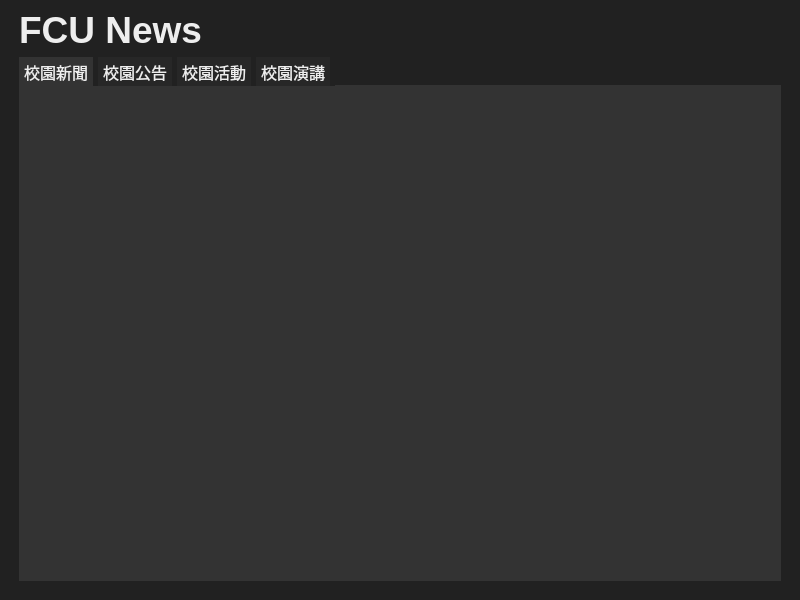
<?xml version="1.0" encoding="UTF-8"?>
<ui version="4.0">
 <class>MainWindow</class>
 <widget class="QMainWindow" name="MainWindow">
  <property name="geometry">
   <rect>
    <x>0</x>
    <y>0</y>
    <width>800</width>
    <height>600</height>
   </rect>
  </property>
  <property name="minimumSize">
   <size>
    <width>800</width>
    <height>600</height>
   </size>
  </property>
  <property name="font">
   <font>
    <family>Microsoft JhengHei UI</family>
    <pointsize>20</pointsize>
    <weight>75</weight>
    <bold>true</bold>
   </font>
  </property>
  <property name="windowTitle">
   <string>FCU_NEWS</string>
  </property>
  <property name="autoFillBackground">
   <bool>false</bool>
  </property>
  <property name="styleSheet">
   <string notr="true"/>
  </property>
  <property name="animated">
   <bool>true</bool>
  </property>
  <widget class="QWidget" name="centralwidget">
   <property name="styleSheet">
    <string notr="true">background-color: #212121</string>
   </property>
   <layout class="QGridLayout" name="gridLayout">
    <item row="1" column="0">
     <layout class="QVBoxLayout" name="verticalLayout">
      <property name="leftMargin">
       <number>10</number>
      </property>
      <property name="topMargin">
       <number>0</number>
      </property>
      <property name="rightMargin">
       <number>10</number>
      </property>
      <property name="bottomMargin">
       <number>10</number>
      </property>
      <item>
       <widget class="QLabel" name="title">
        <property name="font">
         <font>
          <family>Microsoft JhengHei UI</family>
          <pointsize>28</pointsize>
          <weight>75</weight>
          <bold>true</bold>
         </font>
        </property>
        <property name="styleSheet">
         <string notr="true">color: #eee</string>
        </property>
        <property name="text">
         <string>FCU News</string>
        </property>
       </widget>
      </item>
      <item>
       <widget class="QTabWidget" name="tabWidget">
        <property name="font">
         <font>
          <family>Microsoft JhengHei UI</family>
          <pointsize>12</pointsize>
         </font>
        </property>
        <property name="styleSheet">
         <string notr="true">QTabWidget::pane {
  border: none;
  top:-1px; 
  background: #333;
} 

QTabBar::tab {
  color: #eee;
  background: #272727;; 
  border: none; 
  padding: 5px;
  margin-right: 5px;
} 

QTabBar::tab:hover {
  background: #333;
}

QTabBar::tab:selected { 
  color: #eee;
  background: #333; 
}

QTabBar::tab:selected:hover {
}</string>
        </property>
        <property name="tabShape">
         <enum>QTabWidget::Rounded</enum>
        </property>
        <property name="currentIndex">
         <number>0</number>
        </property>
        <property name="elideMode">
         <enum>Qt::ElideNone</enum>
        </property>
        <property name="usesScrollButtons">
         <bool>false</bool>
        </property>
        <widget class="QWidget" name="tab_news">
         <property name="enabled">
          <bool>true</bool>
         </property>
         <property name="font">
          <font>
           <kerning>false</kerning>
          </font>
         </property>
         <property name="styleSheet">
          <string notr="true">background: #333</string>
         </property>
         <attribute name="title">
          <string>校園新聞</string>
         </attribute>
         <layout class="QVBoxLayout" name="verticalLayout_3">
          <item>
           <widget class="QListView" name="list_news">
            <property name="font">
             <font>
              <family>Microsoft JhengHei UI</family>
              <pointsize>14</pointsize>
             </font>
            </property>
            <property name="styleSheet">
             <string notr="true">QListView {
	border: none;
}

QListView::item {
	color: #eee
}

QListView::item:alternate {
    background: #444;
}

QListView::item:selected {
    border: 1px solid #6a6ea9;
}

QListView::item:selected:!active {
    background: #444;
}

QListView::item:selected:active {
    background: #444;
}

QListView::item:hover {
    background: #555;
}</string>
            </property>
            <property name="verticalScrollBarPolicy">
             <enum>Qt::ScrollBarAlwaysOff</enum>
            </property>
            <property name="horizontalScrollBarPolicy">
             <enum>Qt::ScrollBarAlwaysOff</enum>
            </property>
            <property name="alternatingRowColors">
             <bool>true</bool>
            </property>
            <property name="verticalScrollMode">
             <enum>QAbstractItemView::ScrollPerPixel</enum>
            </property>
            <property name="horizontalScrollMode">
             <enum>QAbstractItemView::ScrollPerPixel</enum>
            </property>
           </widget>
          </item>
         </layout>
        </widget>
        <widget class="QWidget" name="tab_announcement">
         <property name="styleSheet">
          <string notr="true">background: #333</string>
         </property>
         <attribute name="title">
          <string>校園公告</string>
         </attribute>
         <layout class="QVBoxLayout" name="verticalLayout_4">
          <item>
           <widget class="QListView" name="list_announcement">
            <property name="font">
             <font>
              <family>Microsoft JhengHei UI</family>
              <pointsize>14</pointsize>
             </font>
            </property>
            <property name="styleSheet">
             <string notr="true">QListView {
	border: none;
}

QListView::item {
	color: #eee
}

QListView::item:alternate {
    background: #444;
}

QListView::item:selected {
    border: 1px solid #6a6ea9;
}

QListView::item:selected:!active {
    background: #444;
}

QListView::item:selected:active {
    background: #444;
}

QListView::item:hover {
    background: #555;
}</string>
            </property>
            <property name="verticalScrollBarPolicy">
             <enum>Qt::ScrollBarAlwaysOff</enum>
            </property>
            <property name="horizontalScrollBarPolicy">
             <enum>Qt::ScrollBarAlwaysOff</enum>
            </property>
            <property name="alternatingRowColors">
             <bool>true</bool>
            </property>
           </widget>
          </item>
         </layout>
        </widget>
        <widget class="QWidget" name="tab_activity">
         <property name="styleSheet">
          <string notr="true">background: #333</string>
         </property>
         <attribute name="title">
          <string>校園活動</string>
         </attribute>
         <layout class="QVBoxLayout" name="verticalLayout_5">
          <item>
           <widget class="QListView" name="list_activity">
            <property name="font">
             <font>
              <family>Microsoft JhengHei</family>
              <pointsize>14</pointsize>
             </font>
            </property>
            <property name="styleSheet">
             <string notr="true">QListView {
	border: none;
}

QListView::item {
	color: #eee
}

QListView::item:alternate {
    background: #444;
}

QListView::item:selected {
    border: 1px solid #6a6ea9;
}

QListView::item:selected:!active {
    background: #444;
}

QListView::item:selected:active {
    background: #444;
}

QListView::item:hover {
    background: #555;
}</string>
            </property>
            <property name="verticalScrollBarPolicy">
             <enum>Qt::ScrollBarAlwaysOff</enum>
            </property>
            <property name="horizontalScrollBarPolicy">
             <enum>Qt::ScrollBarAlwaysOff</enum>
            </property>
            <property name="alternatingRowColors">
             <bool>true</bool>
            </property>
           </widget>
          </item>
         </layout>
        </widget>
        <widget class="QWidget" name="tab_talks">
         <property name="styleSheet">
          <string notr="true">background: #333</string>
         </property>
         <attribute name="title">
          <string>校園演講</string>
         </attribute>
         <layout class="QVBoxLayout" name="verticalLayout_2">
          <item>
           <widget class="QListView" name="list_talks">
            <property name="font">
             <font>
              <family>Microsoft JhengHei UI</family>
              <pointsize>14</pointsize>
             </font>
            </property>
            <property name="styleSheet">
             <string notr="true">QListView {
	border: none;
}

QListView::item {
	color: #eee
}

QListView::item:alternate {
    background: #444;
}

QListView::item:selected {
    border: 1px solid #6a6ea9;
}

QListView::item:selected:!active {
    background: #444;
}

QListView::item:selected:active {
    background: #444;
}

QListView::item:hover {
    background: #555;
}</string>
            </property>
            <property name="verticalScrollBarPolicy">
             <enum>Qt::ScrollBarAlwaysOff</enum>
            </property>
            <property name="horizontalScrollBarPolicy">
             <enum>Qt::ScrollBarAlwaysOff</enum>
            </property>
            <property name="alternatingRowColors">
             <bool>true</bool>
            </property>
           </widget>
          </item>
         </layout>
        </widget>
       </widget>
      </item>
     </layout>
    </item>
   </layout>
  </widget>
 </widget>
 <resources/>
 <connections/>
</ui>
